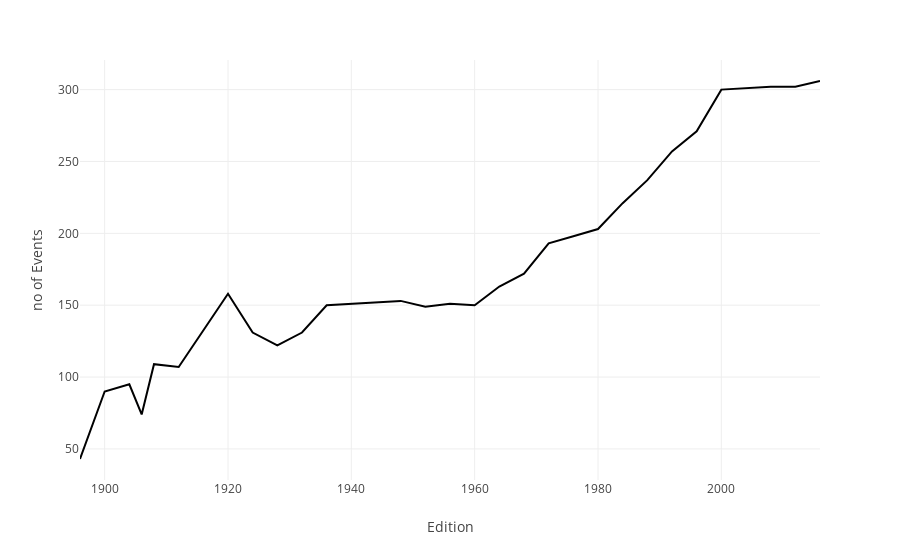

Notebook cell for this chart:
### Code cell
fig =px.line(years_vs_no_of_nation, x ="Edition", y = 'no of Events')
fig.show()

### Figure 1 — Plotly figure (JSON) as saved in the notebook; plotly's stock layout.template omitted (floating-point values rounded to 4 significant figures)
{"data": [{"hovertemplate": "Edition=%{x}<br>no of Events=%{y}<extra></extra>", "legendgroup": "", "line": {"color": "#000001", "dash": "solid"}, "marker": {"symbol": "circle"}, "mode": "lines", "name": "", "orientation": "v", "showlegend": false, "type": "scatter", "x": [1896, 1900, 1904, 1906, 1908, 1912, 1920, 1924, 1928, 1932, 1936, 1948, 1952, 1956, 1960, 1964, 1968, 1972, 1976, 1980, 1984, 1988, 1992, 1996, 2000, 2004, 2008, 2012, 2016], "xaxis": "x", "y": [43, 90, 95, 74, 109, 107, 158, 131, 122, 131, 150, 153, 149, 151, 150, 163, 172, 193, 198, 203, 221, 237, 257, 271, 300, 301, 302, 302, 306], "yaxis": "y"}], "layout": {"legend": {"tracegroupgap": 0}, "margin": {"t": 60}, "xaxis": {"anchor": "y", "domain": [0, 1], "title": {"text": "Edition"}}, "yaxis": {"anchor": "x", "domain": [0, 1], "title": {"text": "no of Events"}}}}
